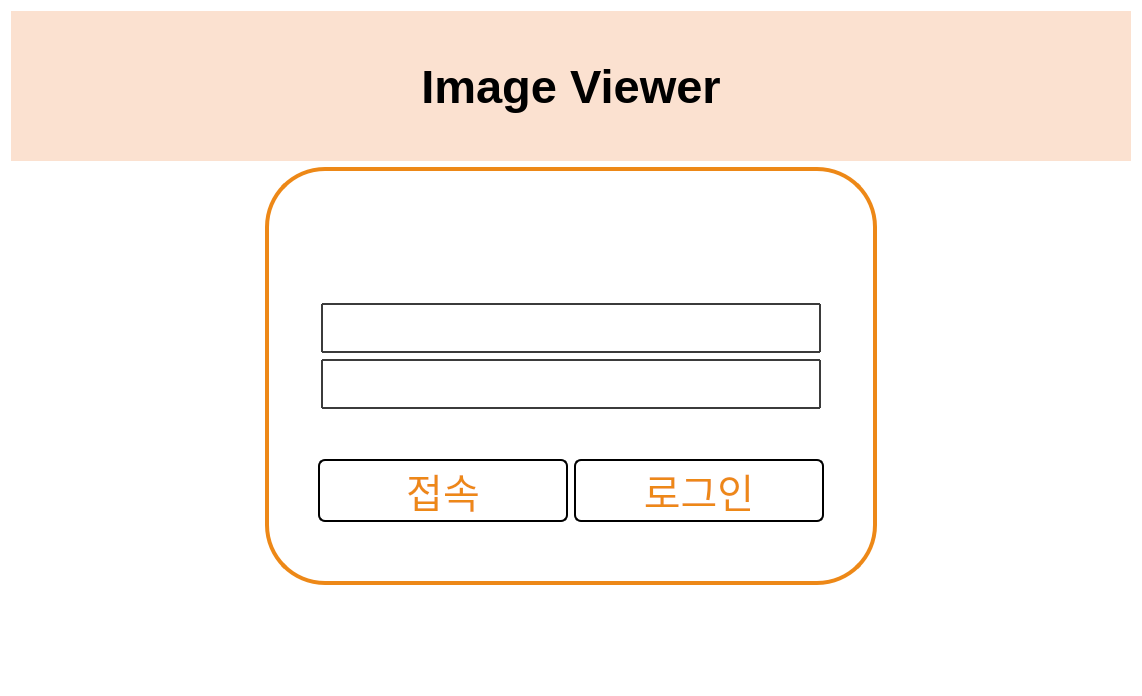
<?xml version="1.0" encoding="UTF-8"?>
<ui version="4.0">
 <class>LoginForm</class>
 <widget class="QWidget" name="LoginForm">
  <property name="geometry">
   <rect>
    <x>0</x>
    <y>0</y>
    <width>1142</width>
    <height>696</height>
   </rect>
  </property>
  <property name="windowTitle">
   <string>Form</string>
  </property>
  <property name="styleSheet">
   <string notr="true">background-color: rgb(255, 255, 255);
</string>
  </property>
  <layout class="QGridLayout" name="gridLayout_2">
   <item row="1" column="0">
    <spacer name="horizontalSpacer_2">
     <property name="orientation">
      <enum>Qt::Horizontal</enum>
     </property>
     <property name="sizeHint" stdset="0">
      <size>
       <width>40</width>
       <height>20</height>
      </size>
     </property>
    </spacer>
   </item>
   <item row="1" column="1">
    <widget class="QWidget" name="widget" native="true">
     <property name="styleSheet">
      <string notr="true">border: 4px solid rgb(237, 136, 23);
border-radius: 60px;
</string>
     </property>
     <layout class="QGridLayout" name="gridLayout">
      <item row="3" column="2">
       <spacer name="horizontalSpacer_7">
        <property name="orientation">
         <enum>Qt::Horizontal</enum>
        </property>
        <property name="sizeHint" stdset="0">
         <size>
          <width>40</width>
          <height>20</height>
         </size>
        </property>
       </spacer>
      </item>
      <item row="1" column="0" colspan="3">
       <widget class="QLabel" name="Icon">
        <property name="styleSheet">
         <string notr="true">border: 2px solid rgba(255, 255, 255, 0);
border-radius:7px;
background-color: rgba(255, 255, 255, 0);</string>
        </property>
        <property name="text">
         <string/>
        </property>
        <property name="scaledContents">
         <bool>false</bool>
        </property>
        <property name="alignment">
         <set>Qt::AlignCenter</set>
        </property>
       </widget>
      </item>
      <item row="6" column="0" colspan="3">
       <spacer name="verticalSpacer_3">
        <property name="orientation">
         <enum>Qt::Vertical</enum>
        </property>
        <property name="sizeType">
         <enum>QSizePolicy::Fixed</enum>
        </property>
        <property name="sizeHint" stdset="0">
         <size>
          <width>20</width>
          <height>50</height>
         </size>
        </property>
       </spacer>
      </item>
      <item row="3" column="0">
       <spacer name="horizontalSpacer_6">
        <property name="orientation">
         <enum>Qt::Horizontal</enum>
        </property>
        <property name="sizeHint" stdset="0">
         <size>
          <width>40</width>
          <height>20</height>
         </size>
        </property>
       </spacer>
      </item>
      <item row="4" column="1">
       <spacer name="verticalSpacer_2">
        <property name="orientation">
         <enum>Qt::Vertical</enum>
        </property>
        <property name="sizeType">
         <enum>QSizePolicy::Fixed</enum>
        </property>
        <property name="sizeHint" stdset="0">
         <size>
          <width>20</width>
          <height>40</height>
         </size>
        </property>
       </spacer>
      </item>
      <item row="3" column="1">
       <layout class="QVBoxLayout" name="verticalLayout_2">
        <item>
         <widget class="QLineEdit" name="DoctorID">
          <property name="minimumSize">
           <size>
            <width>500</width>
            <height>0</height>
           </size>
          </property>
          <property name="maximumSize">
           <size>
            <width>16777215</width>
            <height>50</height>
           </size>
          </property>
          <property name="font">
           <font>
            <pointsize>20</pointsize>
           </font>
          </property>
          <property name="styleSheet">
           <string notr="true">border: 2px solid rgb(59, 59, 59);
border-radius:1px;</string>
          </property>
         </widget>
        </item>
        <item>
         <widget class="QLineEdit" name="DoctorName">
          <property name="minimumSize">
           <size>
            <width>500</width>
            <height>0</height>
           </size>
          </property>
          <property name="maximumSize">
           <size>
            <width>16777215</width>
            <height>50</height>
           </size>
          </property>
          <property name="font">
           <font>
            <pointsize>20</pointsize>
           </font>
          </property>
          <property name="styleSheet">
           <string notr="true">border: 2px solid rgb(59, 59, 59);
border-radius:1px;</string>
          </property>
         </widget>
        </item>
       </layout>
      </item>
      <item row="5" column="0" colspan="3">
       <layout class="QHBoxLayout" name="horizontalLayout_2">
        <property name="leftMargin">
         <number>4</number>
        </property>
        <property name="topMargin">
         <number>4</number>
        </property>
        <property name="rightMargin">
         <number>4</number>
        </property>
        <property name="bottomMargin">
         <number>4</number>
        </property>
        <item>
         <spacer name="horizontalSpacer">
          <property name="orientation">
           <enum>Qt::Horizontal</enum>
          </property>
          <property name="sizeHint" stdset="0">
           <size>
            <width>40</width>
            <height>20</height>
           </size>
          </property>
         </spacer>
        </item>
        <item>
         <widget class="QPushButton" name="connectToServer">
          <property name="minimumSize">
           <size>
            <width>250</width>
            <height>60</height>
           </size>
          </property>
          <property name="font">
           <font>
            <pointsize>30</pointsize>
           </font>
          </property>
          <property name="styleSheet">
           <string notr="true">border: 2px solid;
border-radius:7px;

color: rgb(237, 136, 23);</string>
          </property>
          <property name="text">
           <string>접속</string>
          </property>
          <property name="iconSize">
           <size>
            <width>14</width>
            <height>14</height>
           </size>
          </property>
          <property name="shortcut">
           <string>Return</string>
          </property>
         </widget>
        </item>
        <item>
         <widget class="QPushButton" name="LogIn">
          <property name="enabled">
           <bool>false</bool>
          </property>
          <property name="minimumSize">
           <size>
            <width>250</width>
            <height>60</height>
           </size>
          </property>
          <property name="font">
           <font>
            <pointsize>30</pointsize>
           </font>
          </property>
          <property name="styleSheet">
           <string notr="true">border: 2px solid;
border-radius:7px;

color: rgb(237, 136, 23);</string>
          </property>
          <property name="text">
           <string>로그인</string>
          </property>
          <property name="iconSize">
           <size>
            <width>14</width>
            <height>14</height>
           </size>
          </property>
          <property name="shortcut">
           <string>Return</string>
          </property>
         </widget>
        </item>
        <item>
         <spacer name="horizontalSpacer_8">
          <property name="orientation">
           <enum>Qt::Horizontal</enum>
          </property>
          <property name="sizeHint" stdset="0">
           <size>
            <width>40</width>
            <height>20</height>
           </size>
          </property>
         </spacer>
        </item>
       </layout>
      </item>
     </layout>
    </widget>
   </item>
   <item row="1" column="2">
    <spacer name="horizontalSpacer_3">
     <property name="orientation">
      <enum>Qt::Horizontal</enum>
     </property>
     <property name="sizeType">
      <enum>QSizePolicy::Expanding</enum>
     </property>
     <property name="sizeHint" stdset="0">
      <size>
       <width>40</width>
       <height>20</height>
      </size>
     </property>
    </spacer>
   </item>
   <item row="2" column="1">
    <spacer name="verticalSpacer">
     <property name="orientation">
      <enum>Qt::Vertical</enum>
     </property>
     <property name="sizeType">
      <enum>QSizePolicy::Fixed</enum>
     </property>
     <property name="sizeHint" stdset="0">
      <size>
       <width>20</width>
       <height>100</height>
      </size>
     </property>
    </spacer>
   </item>
   <item row="0" column="0" colspan="3">
    <widget class="QLabel" name="label">
     <property name="maximumSize">
      <size>
       <width>16777215</width>
       <height>150</height>
      </size>
     </property>
     <property name="font">
      <font>
       <pointsize>35</pointsize>
       <bold>true</bold>
      </font>
     </property>
     <property name="styleSheet">
      <string notr="true">background-color: rgb(251, 225, 208);</string>
     </property>
     <property name="text">
      <string>Image Viewer</string>
     </property>
     <property name="alignment">
      <set>Qt::AlignCenter</set>
     </property>
    </widget>
   </item>
  </layout>
 </widget>
 <resources/>
 <connections/>
</ui>
